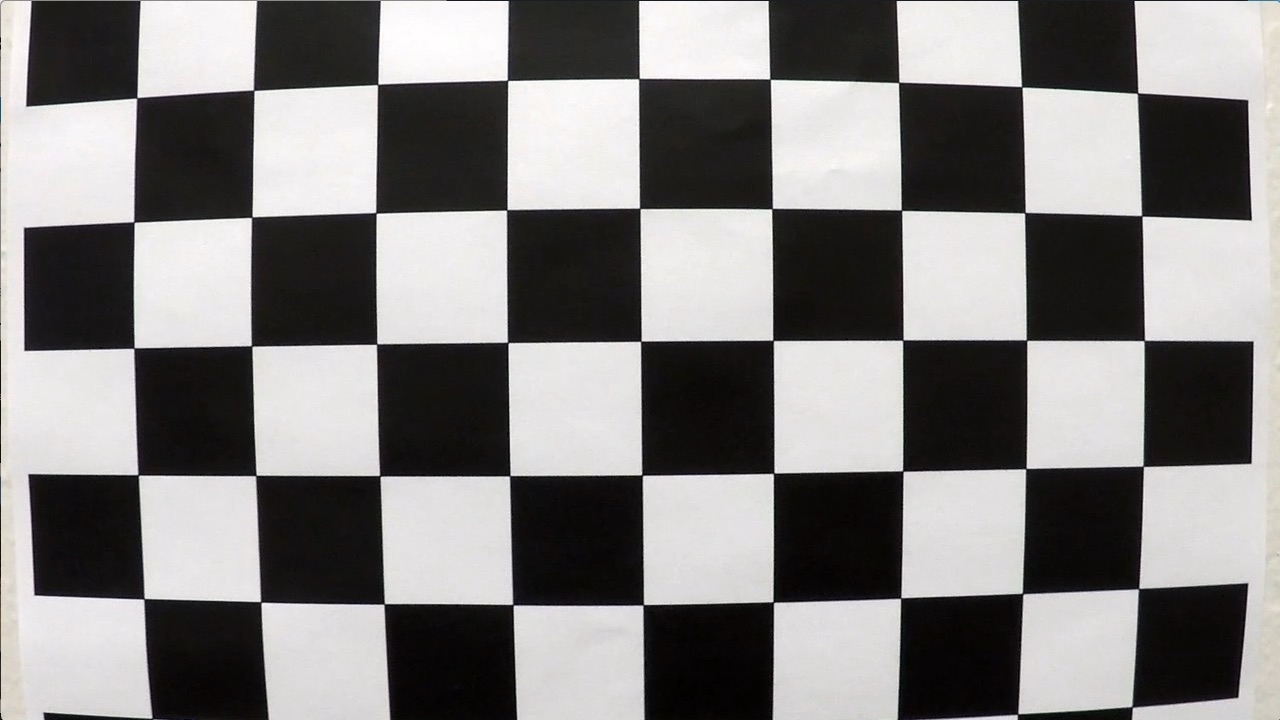
#> input picture camera_cal/calibration1.jpg, 1280 x 720 px; its folder holds 4 pictures in this run
$ python image_test.py   (older library calls are emulated)
#> lines starting #> are read from the running program, lines starting #| are printed output that depends on the picture
### modules/camera_calibrator.py
import numpy as np
import cv2
import logging
class Camera_Calibrator:
    """ class that handles camera calibration """
    def __init__(self, filenames, nx, ny):
        """
        filenames: chestboard image file names used for camera calibration
        nx: number of vertices in x dir
        ny: number of vertices in y dir
         """
#> called with nx = 6, ny = 9
        logging.info("[Camera_Calibrator] Initializing...")
        objp = np.zeros((ny*nx,3), np.float32)
        objp[:,:2] = np.mgrid[0:ny,0:nx].T.reshape(-1,2)
        # Step through the list and search for chessboard corners
        img = None
        for fname in filenames:
            img = cv2.imread(fname)
#> img is the input picture: shape (720, 1280, 3); mean B, G, R 127.8, 128.4, 130.1
            gray = cv2.cvtColor(img,cv2.COLOR_BGR2GRAY)
            # Find the chessboard corners
            ret, corners = cv2.findChessboardCorners(gray, (9,6),None)
#> ret = False; corners = None
            # If found, add object points, image points
            if ret == True:
                self.objpoints.append(objp)
                self.imgpoints.append(corners)
        logging.debug("[Camera_calibrator] Obtained {} sets of obj and img points".format(len(self.objpoints)))
        ret, self.mtx, self.dist, rvecs, tvecs = cv2.calibrateCamera(self.objpoints, self.imgpoints, img.shape[1:], None, None)
        logging.info("[Camera_Calibrator] Done!")

    def undistort(self, img):
        """
        Apply a distortion correction to the image
        Returns the undistorted image
        """
        undist = cv2.undistort(img, self.mtx, self.dist, None, self.mtx)
        return undist

    objpoints = [] # 3d points in real world space
    imgpoints = [] # 2d points in image plane.
    mtx = None # camera matrix
    dist = None # distance coefficients

### modules/perspective_transformer.py
import cv2
import numpy as np
import logging
class PerspectiveTransformer:
    """ class that handles perspective transformation """
    def __init__(self, src, dst):
        """ src: source points
        dst: destination points """
        logging.info("[Perspective_Transformer] Initializing...")
        self.M = cv2.getPerspectiveTransform(src, dst)
        self.Minv = np.linalg.inv(self.M)
        logging.info("[Perspective_Transformer] Done!")

    def warp(self, img):
        """
        Apply a perspective transform to rectify binary image ("birds-eye view")
        Returns the warped image
        """
        # Apply perpective transform
        img_size = (img.shape[1], img.shape[0])
        warped = cv2.warpPerspective(img, self.M, img_size, flags=cv2.INTER_NEAREST)
        return warped

    M = None
    Minv = None

### modules/thresholding.py
import numpy as np
import modules.util as util
import cv2

def get_binary(img):
    """ process the image into a binary so that the lane pixels are easy to see
    returns the binary image """
    hls = cv2.cvtColor(img, cv2.COLOR_RGB2HLS)
    s_channel = hls[:,:,2]
    s_binary = thresh(s_channel, 3, 15, 255, 34, 200, 0, np.pi/2.5)
    hsv = cv2.cvtColor(img, cv2.COLOR_RGB2HSV)
    v_channel = hsv[:,:,2]
    v_binary = thresh(v_channel, 3, 180, 255, 20, 150, 0, np.pi/2.5)

    combined = np.zeros_like(s_binary)
    combined[((s_binary == 1) | (v_binary == 1))] = 1
    return combined

# [78 lines of commented-out code are left out]

def thresh(img, ksize, val_low, val_high, mag_low, mag_high, dir_low, dir_high):
    # Take both Sobel x and y gradients
    sobelx = cv2.Sobel(img, cv2.CV_64F, 1, 0, ksize=ksize)
    sobely = cv2.Sobel(img, cv2.CV_64F, 0, 1, ksize=ksize)
    # Calculate the gradient magnitude
    gradmag = np.sqrt(sobelx**2 + sobely**2)
    # Rescale to 8 bit
    scale_factor = np.max(gradmag)/255
    gradmag = (gradmag/scale_factor).astype(np.uint8)
    # Calculate the gradient direction
    absgraddir = np.arctan2(np.absolute(sobely), np.absolute(sobelx))
    binary_output = np.zeros_like(sobelx)
    # thresholding with value, gradient magnitude, and gradient direction
    binary_output[(img >= val_low) & (img <= val_high) &
        (gradmag >= mag_low) & (gradmag <= mag_high) &
        (absgraddir >= dir_low) & (absgraddir <= dir_high)] = 1
    return binary_output

### modules/lane_finder.py
import numpy as np
import modules.line as line
import cv2
import matplotlib.pyplot as plt
import logging
class Lane_Finder:
    """ class that handles lane line finding """
    def __init__(self, img_shape):
        """ img_shape: image shape used by the lane finder. Lane_Finder assumes all camara images are of the same size """
        logging.info("[Lane_Finder] Initializing...")
        self.img_shape = img_shape
        logging.debug("[Lane_Finder] Image shape: {}.".format(self.img_shape))
        self.window_height = np.int(self.img_shape[0]//self.nwindows)
        self.ploty = np.linspace(0, self.img_shape[0]-1, self.img_shape[0])
        self.y_eval = np.max(self.ploty)
        self.left_line = line.Line()
        self.right_line = line.Line()
        self.pixel_to_real = np.array([self.xm_per_pix / self.ym_per_pix ** 2, self.xm_per_pix / self.ym_per_pix, self.xm_per_pix])
        logging.info("[Lane_Finder] Done!")

    def process_frame(self, binary_warped):
        """ process a frame """
        ## for debugging
        ## should be commented out
        # self.binary_masked = []

        nonzero = binary_warped.nonzero() # none zero pixels
        nonzeroy = np.array(nonzero[0]) # x
        nonzerox = np.array(nonzero[1]) # y
        histogram = [] # for grouping left and right lane line pixels
        self.__get_line(self.left_line, 'left', binary_warped, nonzerox, nonzeroy, histogram)
        self.__get_line(self.right_line, 'right', binary_warped, nonzerox, nonzeroy, histogram)

    def __get_line(self, line, line_name, binary_warped, nonzerox, nonzeroy, histogram):
        """ get the lane line
        line: a Line object
        line_name: left or right
         """
        line_fit = []
        line_inds = []
        logging.debug("[Lane_Finder] Confidence level {}: {}".format(line_name, line.confidence_level))
        if line.confidence_level <= 0 or len(line.curr_fit) == 0: # confidence level is too low, search using sliding window
            logging.debug("[Lane_Finder] {} reset.".format(line_name))
            if histogram == []:
                histogram = np.sum(binary_warped[self.img_shape[0]//2:,:], axis=0)
            midpoint = np.int(histogram.shape[0]//2)
            if (line_name == 'left'):
                line_inds = self.__get_inds_sliding_window(np.argmax(histogram[:midpoint]), nonzerox, nonzeroy)
            else:
                line_inds = self.__get_inds_sliding_window(np.argmax(histogram[midpoint:]) + midpoint, nonzerox, nonzeroy)
            line_x = nonzerox[line_inds]
            line_y = nonzeroy[line_inds]
            # visualize binary masked image for debugging
            # should be commented
            # self.__visualize(binary_warped, line_x, line_y, line_name, True)
            if len(line_x) == 0:
                return
            line_fit = np.polyfit(line_y, line_x, 2)
            line.confidence_level = 1 # set confidence level to 1
            line.add_fit(line_fit)
        else: # confidence level is above 0, search using previous parabola
            logging.debug("[Lane_Finder] Search using prior info.")
            prior_fit = line.curr_fit
            line_inds = self.__get_inds_prior(prior_fit, nonzerox, nonzeroy)
            line_x = nonzerox[line_inds]
            line_y = nonzeroy[line_inds]
            # visualize binary masked image for debugging
            # should be commented
            # self.__visualize(binary_warped, line_x, line_y, line_name, False)
            if len(line_x) == 0:
                line.confidence_level -= 1 # decrese confidence level by 1
                return
            line_fit = np.polyfit(line_y, line_x, 2)
            if len(line_fit) != 0:
                if self.__is_valid(line_fit, line.curr_fit): # check if the detection is valid or not
                    logging.debug("[Lane_Finder] Good detection.")
                    if line.confidence_level < 5:
                        line.confidence_level += 1 # increase confidence level, not above 5
                    line.add_fit(line_fit)
                else:  # bad detection
                    logging.debug("[Lane_Finder] Bad detection.")
                    line.confidence_level -= 1 # decrease confidence level
                    line.add_fit(line.curr_fit)

        logging.debug("[Lane_Finder] Average fit: {}".format(line.average_fit))
        # get x values for plotting
        line.best_fitx = line.average_fit[0]*self.ploty**2 + line.average_fit[1]*self.ploty + line.average_fit[2]
        # get curvature
        fit_real = line_fit * self.pixel_to_real
        radius_of_curvature = ((1 + (2*fit_real[0]*self.y_eval*self.ym_per_pix + fit_real[1])**2)**1.5) / np.absolute(2*fit_real[0])
        logging.debug("[Lane_Finder] Curvature: {}".format(radius_of_curvature))
        # limit the update frequency to once every 7 frames.
        if line.radius_of_curvature == None:
            line.radius_of_curvature = radius_of_curvature
        elif len(line.cumulated_rad_of_curvs) <= 7:
            line.cumulated_rad_of_curvs.append(radius_of_curvature)
        else:
            line.radius_of_curvature = np.mean(line.cumulated_rad_of_curvs)
            line.cumulated_rad_of_curvs.clear()
        # get offset
        line_base_pos = np.abs(line.best_fitx[-1] - self.img_shape[1] // 2) * self.xm_per_pix
        logging.debug("[Lane_Finder] Distance: {}".format(line_base_pos))
        # limit the update frequency to once every 7 frames.
        if line.line_base_pos == None:
            line.line_base_pos = line_base_pos
        elif len(line.cumulated_line_base_pos) <= 7:
            line.cumulated_line_base_pos.append(line_base_pos)
        else:
            line.line_base_pos = np.mean(line.cumulated_line_base_pos)
            line.cumulated_line_base_pos.clear()

    def __get_inds_sliding_window(self, base, nonzerox, nonzeroy):
        """ get lane pixel indexes using sliding window method """
        # Create empty lists to receive lane pixel indices
        lane_inds = []

        # Step through the windows one by one
        for window in range(self.nwindows):
            # Identify window boundaries in x and y (and right and left)
            win_y_low = self.img_shape[0] - (window+1)*self.window_height
            win_y_high = self.img_shape[0] - window*self.window_height
            win_x_low = base - self.margin_sliding_window
            win_x_high = base + self.margin_sliding_window

            # Identify the nonzero pixels in x and y within the window #
            good_inds = ((nonzeroy >= win_y_low) & (nonzeroy < win_y_high) &
            (nonzerox >= win_x_low) &  (nonzerox < win_x_high)).nonzero()[0]

            # Append these indices to the lists
            lane_inds.append(good_inds)

            # If you found > minpix pixels, recenter next window on their mean position
            if len(good_inds) > self.minpix:
                base = np.int(np.mean(nonzerox[good_inds]))

        # Concatenate the arrays of indices (previously was a list of lists of pixels)
        try:
            lane_inds = np.concatenate(lane_inds)
        except ValueError:
            # Avoids an error if the above is not implemented fully
            pass

        return lane_inds

    # [30 lines left out: functions __get_inds_prior, __is_valid, __visualize, not called in this run]

    left_line = line.Line() # left history
    right_line = line.Line() # right history
    nwindows = 7 # number of windows
    window_height = None # height of windows - based on nwindows above and image shape
    margin_sliding_window = 70 # width of the windows +/- margin
    margin_polynomial = 35 # width of the polynomial +/- margin
    minpix = 50 # minimum number of pixels found to recenter window
    img_shape = None # image shape produced by the camera
    xm_per_pix = 3.7/700 # meters per pixil in x dir
    ym_per_pix = 30/720  # meters per pixil in y dir
    pixel_to_real = None  # scale by which each coefficient term need to be scaled to convert from pixel space to real
    diff_thresh = [0.0001, 0.1, 100]
    ploty = [] # y values for plotting
    y_eval = None # y value of the image bottom, evaluate curvature with it
    binary_masked = [] # binary masked image for debugging

### modules/line.py
import numpy as np
from statistics import mean
class Line():
    """ class that holds lane line info """
    def __init__(self):
        # inceases when a detection is good, decreases when a detection is bad
        # range is between 0 to 5, 0 means no confidence in the current dectection, should reset; 5 means high confidence
        self.confidence_level = 0
        # polynomial coefficients of the current fit of the line
        self.curr_fit = []
        # weighted average of the recent fits.
        self.average_fit = []
        # x values calculated using coefficients averaged over the last n iterations
        self.best_fitx = []
        # radius of curvatures of frames in the current window. When several frames are cummulated, caculate average.
        self.cumulated_rad_of_curvs = []
        # radius of curvature of the line in meters, averaged over the last several frames
        self.radius_of_curvature = None
        # distances in the current window. When several frames are cummulated, caculate average.
        self.cumulated_line_base_pos = []
        # distance in meters of vehicle center from the line, average over the last several frames
        self.line_base_pos = None

    def add_fit(self, fit):
        """ Add a new fit coeffs, compute average fit coeffs, exponential smoothing"""
        if self.curr_fit == []:
            self.curr_fit = fit
            self.average_fit = fit
            return
        self.average_fit = fit * self.coef + self.curr_fit * (1 - self.coef)
        self.curr_fit = fit

    coef = 0.6 # exponential smoothing coefficent

### image_test.py
import modules.camera_calibrator as cc
import modules.perspective_transformer as pt
import modules.thresholding as th
import modules.lane_finder as lf
import modules.util as util

import glob
import cv2
import os
import numpy as np
import matplotlib.pyplot as plt
import matplotlib.image as mpimg
from moviepy.editor import VideoFileClip
import logging

src_path = os.getcwd() # src dir path
logging.basicConfig(level=logging.DEBUG, format='%(asctime)s - %(levelname)s - %(message)s')

# Initialize camera calibrator
filenames = glob.glob(src_path + '/camera_cal/calibration*.jpg')
calibrator = cc.Camera_Calibrator(filenames, 6, 9)

# Loading a sample image
sample = mpimg.imread(src_path + '/test_images/straight_lines1.jpg')
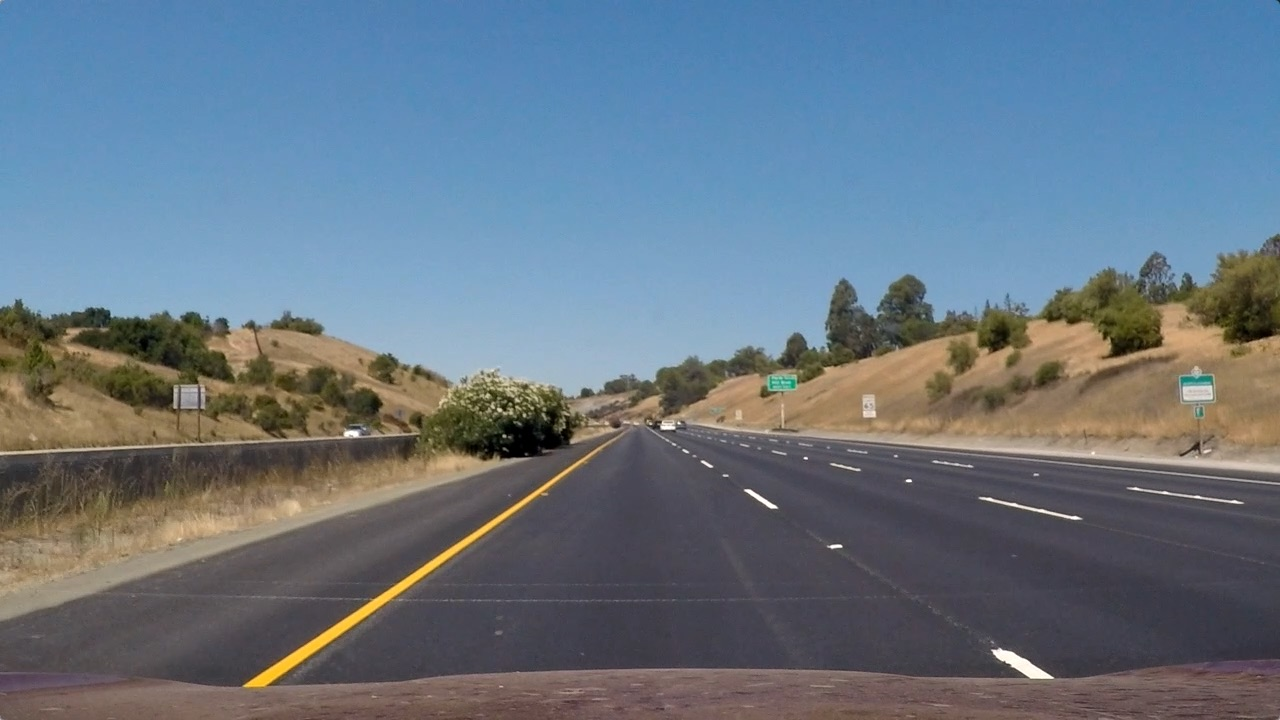
#> input picture test_images/straight_lines1.jpg, 1280 x 720 px
#> sample is the input picture: shape (720, 1280, 3); mean R, G, B 103.2, 117.7, 131.2
sample_undistorted = calibrator.undistort(sample)
img_size = sample_undistorted.shape

# Initialize perspective transformer
src = np.float32(
 [[(img_size[1] / 2) - 60, img_size[0] / 2 + 99],
 [((img_size[1] / 6) - 10), img_size[0]],
 [(img_size[1] * 5 / 6) + 60, img_size[0]],
 [(img_size[1] / 2 + 63), img_size[0] / 2 + 100]])
dst = np.float32(
 [[(img_size[1] / 4), 0],
 [(img_size[1] / 4), img_size[0]],
 [(img_size[1] * 3 / 4), img_size[0]],
 [(img_size[1] * 3 / 4), 0]])
persp_transformer = pt.PerspectiveTransformer(src, dst)

# test undistort, thresholding, warp, sliding_window mask, polyfit, and final image on the test images
test_image_file_names = os.listdir(src_path + "/test_images/")
for test_image_file_name in test_image_file_names:
    test_image = mpimg.imread(os.path.join(src_path + '/test_images/',test_image_file_name))
    undistorted = calibrator.undistort(test_image)
    undist_name = os.path.join(src_path + "/output_images", 'undist_' + test_image_file_name)
    print("writing to: {}...".format(undist_name))
    cv2.imwrite(undist_name, cv2.cvtColor(undistorted, cv2.COLOR_RGB2BGR))

    binary = th.get_binary(undistorted)
#> in thresh, `scale_factor = np.max(gradmag)/255`: scale_factor = 4.47
#> in get_binary, `s_binary = thresh(s_channel, 3, 15, 255, 34, 200, 0, np.pi/2.5)`:
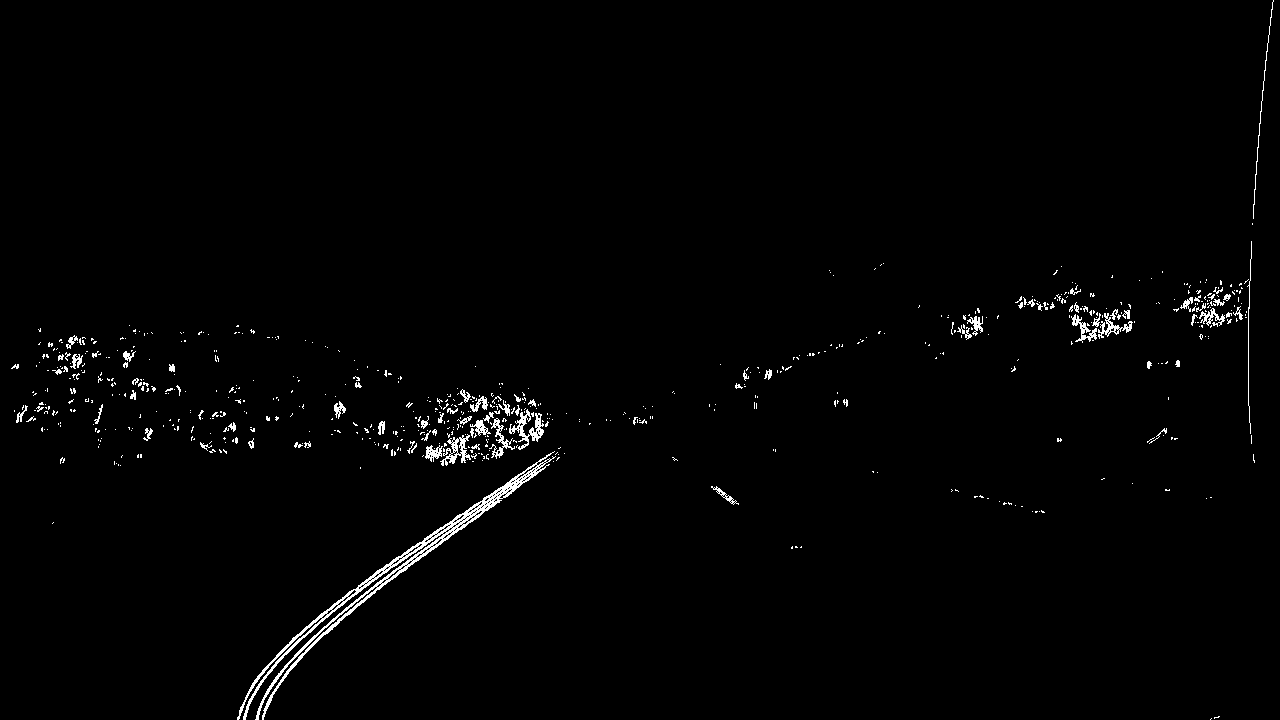
#> s_binary: shape (720, 1280) float64; values 0 (black) and 1 (white), 1.3% white in thin lines or dots
#> call 2 of thresh, with ksize = 3, val_low = 180, val_high = 255, mag_low = 20, mag_high = 150, dir_low = 0, dir_high = 1.26
#> in thresh (call 2), `sobelx = cv2.Sobel(img, cv2.CV_64F, 1, 0, ksize=ksize)`:
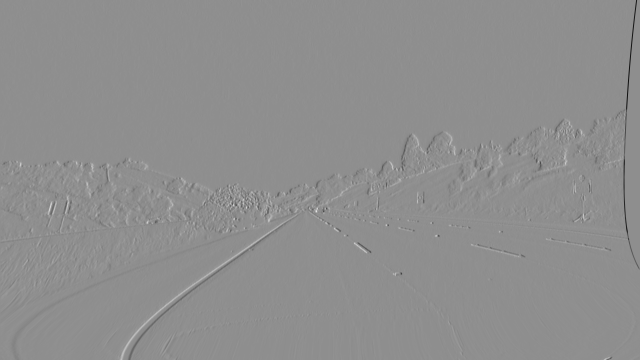
#> sobelx: shape (720, 1280) float64 (shown at 1/2 size); min -836, max 655, mean -0.9; drawn with min black and max white
#> in thresh (call 2), `gradmag = np.sqrt(sobelx**2 + sobely**2)`:
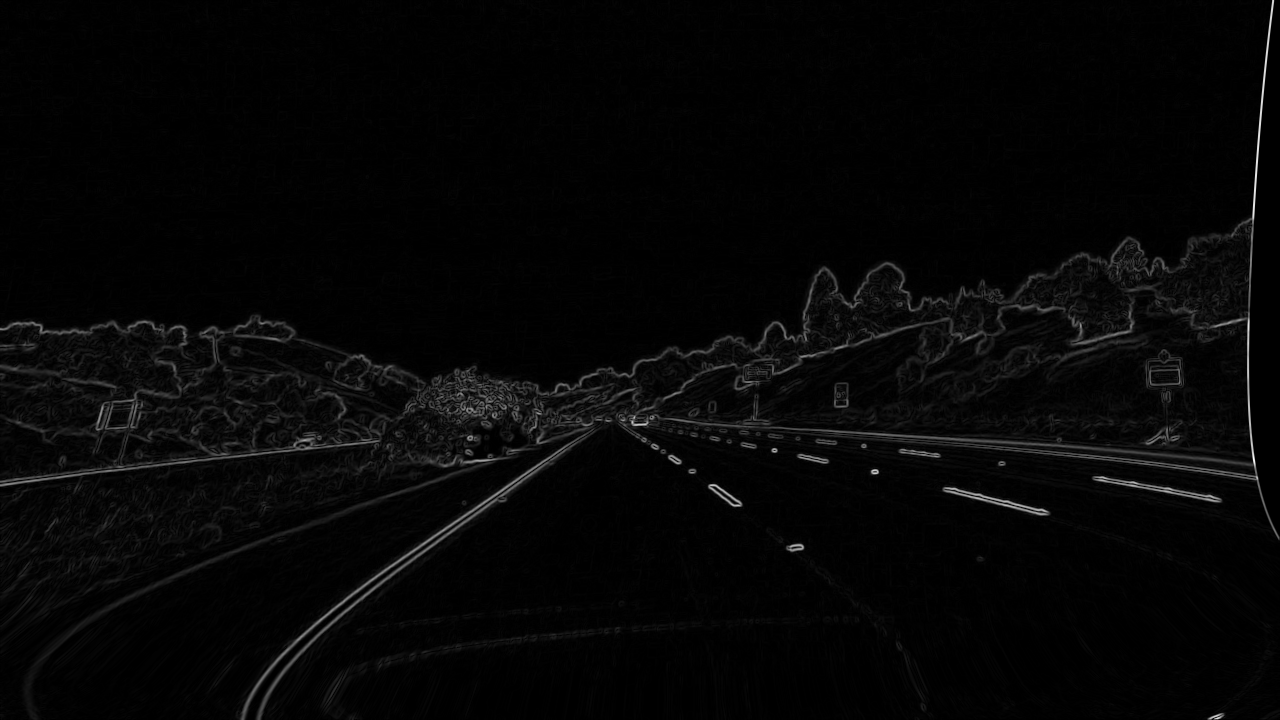
#> gradmag: shape (720, 1280) float64; min 0, max 844.9, mean 21; drawn with min black and max white
#> in thresh (call 2), `scale_factor = np.max(gradmag)/255`: scale_factor = 3.31
#> (the rest of the program and of its run is left out)
